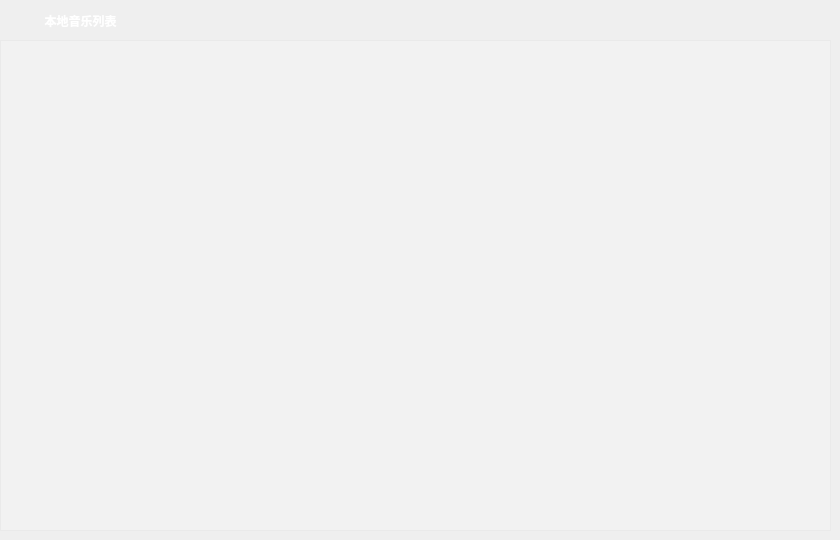
   <widget class="QWidget" name="page_1">
    <widget class="KMusicListWidget" name="localMusicWidget">
     <property name="geometry">
      <rect>
       <x>0</x>
       <y>40</y>
       <width>831</width>
       <height>491</height>
      </rect>
     </property>
     <property name="font">
      <font>
       <weight>75</weight>
       <bold>true</bold>
      </font>
     </property>
     <property name="styleSheet">
      <string notr="true">color: rgb(255, 255, 255);
background-color: rgba(255, 255, 255, 50);
</string>
     </property>
     <property name="horizontalScrollBarPolicy">
      <enum>Qt::ScrollBarAlwaysOff</enum>
     </property>
     <property name="sizeAdjustPolicy">
      <enum>QAbstractScrollArea::AdjustToContentsOnFirstShow</enum>
     </property>
     <property name="selectionMode">
      <enum>QAbstractItemView::SingleSelection</enum>
     </property>
     <property name="isWrapping" stdset="0">
      <bool>false</bool>
     </property>
     <property name="wordWrap">
      <bool>false</bool>
     </property>
     <property name="selectionRectVisible">
      <bool>false</bool>
     </property>
     <property name="sortingEnabled">
      <bool>false</bool>
     </property>
    </widget>
    <widget class="QLabel" name="titleLabel_3">
     <property name="enabled">
      <bool>true</bool>
     </property>
     <property name="geometry">
      <rect>
       <x>0</x>
       <y>0</y>
       <width>161</width>
       <height>41</height>
      </rect>
     </property>
     <property name="font">
      <font>
       <family>Microsoft YaHei UI</family>
       <pointsize>9</pointsize>
       <weight>75</weight>
       <italic>false</italic>
       <bold>true</bold>
      </font>
     </property>
     <property name="styleSheet">
      <string notr="true">color:rgb(255, 255, 255);
</string>
     </property>
     <property name="text">
      <string>本地音乐列表</string>
     </property>
     <property name="alignment">
      <set>Qt::AlignCenter</set>
     </property>
    </widget>
    <widget class="QPushButton" name="btnClearLocal">
     <property name="geometry">
      <rect>
       <x>230</x>
       <y>0</y>
       <width>41</width>
       <height>41</height>
      </rect>
     </property>
     <property name="font">
      <font>
       <family>Microsoft YaHei UI</family>
       <pointsize>10</pointsize>
       <weight>75</weight>
       <bold>true</bold>
      </font>
     </property>
     <property name="cursor">
      <cursorShape>PointingHandCursor</cursorShape>
     </property>
     <property name="toolTip">
      <string>清空当前列表</string>
     </property>
     <property name="styleSheet">
      <string notr="true"/>
     </property>
     <property name="text">
      <string/>
     </property>
     <property name="icon">
      <iconset resource="kmusicplayer.qrc">
       <normaloff>:/images/clear.png</normaloff>:/images/clear.png</iconset>
     </property>
     <property name="iconSize">
      <size>
       <width>30</width>
       <height>30</height>
      </size>
     </property>
     <property name="flat">
      <bool>true</bool>
     </property>
    </widget>
    <widget class="QPushButton" name="btnAdd">
     <property name="geometry">
      <rect>
       <x>170</x>
       <y>0</y>
       <width>41</width>
       <height>41</height>
      </rect>
     </property>
     <property name="font">
      <font>
       <family>Microsoft YaHei UI</family>
       <pointsize>10</pointsize>
       <weight>75</weight>
       <bold>true</bold>
      </font>
     </property>
     <property name="cursor">
      <cursorShape>PointingHandCursor</cursorShape>
     </property>
     <property name="toolTip">
      <string>添加本地音乐</string>
     </property>
     <property name="styleSheet">
      <string notr="true"/>
     </property>
     <property name="text">
      <string/>
     </property>
     <property name="icon">
      <iconset resource="kmusicplayer.qrc">
       <normaloff>:/images/addFromLocal.png</normaloff>:/images/addFromLocal.png</iconset>
     </property>
     <property name="iconSize">
      <size>
       <width>30</width>
       <height>30</height>
      </size>
     </property>
     <property name="shortcut">
      <string>Ctrl+O</string>
     </property>
     <property name="flat">
      <bool>true</bool>
     </property>
    </widget>
   </widget>
